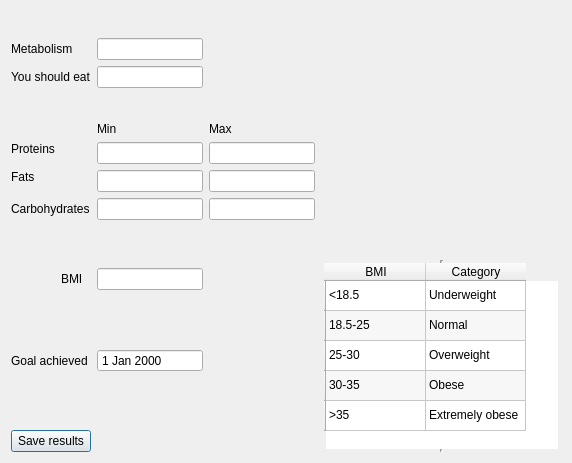
<?xml version="1.0" encoding="UTF-8"?>
<ui version="4.0">
 <class>Results</class>
 <widget class="QDialog" name="Results">
  <property name="geometry">
   <rect>
    <x>0</x>
    <y>0</y>
    <width>572</width>
    <height>463</height>
   </rect>
  </property>
  <property name="windowTitle">
   <string>BMR BMI Results</string>
  </property>
  <layout class="QGridLayout" name="gridLayout">
   <item row="0" column="1" colspan="3">
    <spacer name="verticalSpacer_6">
     <property name="orientation">
      <enum>Qt::Vertical</enum>
     </property>
     <property name="sizeHint" stdset="0">
      <size>
       <width>208</width>
       <height>21</height>
      </size>
     </property>
    </spacer>
   </item>
   <item row="0" column="4" rowspan="11">
    <widget class="QLabel" name="label_image">
     <property name="text">
      <string/>
     </property>
    </widget>
   </item>
   <item row="1" column="0" colspan="2">
    <widget class="QLabel" name="label">
     <property name="text">
      <string>Metabolism</string>
     </property>
    </widget>
   </item>
   <item row="1" column="2">
    <widget class="QLineEdit" name="line_meta">
     <property name="readOnly">
      <bool>true</bool>
     </property>
    </widget>
   </item>
   <item row="1" column="3">
    <spacer name="horizontalSpacer">
     <property name="orientation">
      <enum>Qt::Horizontal</enum>
     </property>
     <property name="sizeHint" stdset="0">
      <size>
       <width>50</width>
       <height>20</height>
      </size>
     </property>
    </spacer>
   </item>
   <item row="2" column="0" colspan="2">
    <widget class="QLabel" name="label_2">
     <property name="text">
      <string>You should eat</string>
     </property>
    </widget>
   </item>
   <item row="2" column="2">
    <widget class="QLineEdit" name="line_sum">
     <property name="readOnly">
      <bool>true</bool>
     </property>
    </widget>
   </item>
   <item row="2" column="3">
    <spacer name="horizontalSpacer_2">
     <property name="orientation">
      <enum>Qt::Horizontal</enum>
     </property>
     <property name="sizeHint" stdset="0">
      <size>
       <width>50</width>
       <height>20</height>
      </size>
     </property>
    </spacer>
   </item>
   <item row="3" column="1" colspan="3">
    <spacer name="verticalSpacer_5">
     <property name="orientation">
      <enum>Qt::Vertical</enum>
     </property>
     <property name="sizeHint" stdset="0">
      <size>
       <width>208</width>
       <height>22</height>
      </size>
     </property>
    </spacer>
   </item>
   <item row="4" column="2">
    <widget class="QLabel" name="label_9">
     <property name="text">
      <string>Min</string>
     </property>
    </widget>
   </item>
   <item row="4" column="3">
    <widget class="QLabel" name="label_8">
     <property name="text">
      <string>Max</string>
     </property>
    </widget>
   </item>
   <item row="5" column="0">
    <widget class="QLabel" name="label_3">
     <property name="text">
      <string>Proteins</string>
     </property>
    </widget>
   </item>
   <item row="5" column="2" rowspan="2">
    <widget class="QLineEdit" name="line_protein">
     <property name="readOnly">
      <bool>true</bool>
     </property>
    </widget>
   </item>
   <item row="5" column="3" rowspan="2">
    <widget class="QLineEdit" name="line_protein2"/>
   </item>
   <item row="6" column="0" rowspan="2">
    <widget class="QLabel" name="label_4">
     <property name="text">
      <string>Fats</string>
     </property>
    </widget>
   </item>
   <item row="7" column="2">
    <widget class="QLineEdit" name="line_fat">
     <property name="readOnly">
      <bool>true</bool>
     </property>
    </widget>
   </item>
   <item row="7" column="3">
    <widget class="QLineEdit" name="line_fat2"/>
   </item>
   <item row="8" column="0" colspan="2">
    <widget class="QLabel" name="label_5">
     <property name="text">
      <string>Carbohydrates</string>
     </property>
    </widget>
   </item>
   <item row="8" column="2">
    <widget class="QLineEdit" name="line_carbs">
     <property name="readOnly">
      <bool>true</bool>
     </property>
    </widget>
   </item>
   <item row="8" column="3">
    <widget class="QLineEdit" name="line_carbs2"/>
   </item>
   <item row="9" column="1" colspan="3">
    <spacer name="verticalSpacer_8">
     <property name="orientation">
      <enum>Qt::Vertical</enum>
     </property>
     <property name="sizeHint" stdset="0">
      <size>
       <width>208</width>
       <height>11</height>
      </size>
     </property>
    </spacer>
   </item>
   <item row="10" column="1" rowspan="2" colspan="3">
    <spacer name="verticalSpacer_7">
     <property name="orientation">
      <enum>Qt::Vertical</enum>
     </property>
     <property name="sizeHint" stdset="0">
      <size>
       <width>208</width>
       <height>11</height>
      </size>
     </property>
    </spacer>
   </item>
   <item row="11" column="4" rowspan="6">
    <widget class="QTableWidget" name="table_bmi">
     <property name="sizePolicy">
      <sizepolicy hsizetype="Preferred" vsizetype="Fixed">
       <horstretch>0</horstretch>
       <verstretch>0</verstretch>
      </sizepolicy>
     </property>
     <property name="minimumSize">
      <size>
       <width>240</width>
       <height>0</height>
      </size>
     </property>
     <property name="maximumSize">
      <size>
       <width>240</width>
       <height>16777215</height>
      </size>
     </property>
     <property name="autoFillBackground">
      <bool>true</bool>
     </property>
     <property name="frameShape">
      <enum>QFrame::VLine</enum>
     </property>
     <property name="frameShadow">
      <enum>QFrame::Sunken</enum>
     </property>
     <property name="midLineWidth">
      <number>1</number>
     </property>
     <property name="editTriggers">
      <set>QAbstractItemView::NoEditTriggers</set>
     </property>
     <property name="alternatingRowColors">
      <bool>true</bool>
     </property>
     <property name="cornerButtonEnabled">
      <bool>true</bool>
     </property>
     <row>
      <property name="text">
       <string/>
      </property>
     </row>
     <row>
      <property name="text">
       <string/>
      </property>
     </row>
     <row>
      <property name="text">
       <string/>
      </property>
     </row>
     <row>
      <property name="text">
       <string/>
      </property>
     </row>
     <row>
      <property name="text">
       <string/>
      </property>
     </row>
     <column>
      <property name="text">
       <string>BMI</string>
      </property>
     </column>
     <column>
      <property name="text">
       <string>Category</string>
      </property>
     </column>
     <item row="0" column="0">
      <property name="text">
       <string>&lt;18.5</string>
      </property>
     </item>
     <item row="0" column="1">
      <property name="text">
       <string>Underweight</string>
      </property>
     </item>
     <item row="1" column="0">
      <property name="text">
       <string>18.5-25</string>
      </property>
     </item>
     <item row="1" column="1">
      <property name="text">
       <string>Normal</string>
      </property>
     </item>
     <item row="2" column="0">
      <property name="text">
       <string>25-30</string>
      </property>
     </item>
     <item row="2" column="1">
      <property name="text">
       <string>Overweight</string>
      </property>
     </item>
     <item row="3" column="0">
      <property name="text">
       <string>30-35</string>
      </property>
     </item>
     <item row="3" column="1">
      <property name="text">
       <string>Obese</string>
      </property>
     </item>
     <item row="4" column="0">
      <property name="text">
       <string>&gt;35</string>
      </property>
     </item>
     <item row="4" column="1">
      <property name="text">
       <string>Extremely obese</string>
      </property>
     </item>
    </widget>
   </item>
   <item row="12" column="1">
    <widget class="QLabel" name="label_7">
     <property name="text">
      <string>BMI</string>
     </property>
    </widget>
   </item>
   <item row="12" column="2">
    <widget class="QLineEdit" name="line_bmi">
     <property name="readOnly">
      <bool>true</bool>
     </property>
    </widget>
   </item>
   <item row="12" column="3">
    <spacer name="horizontalSpacer_3">
     <property name="orientation">
      <enum>Qt::Horizontal</enum>
     </property>
     <property name="sizeHint" stdset="0">
      <size>
       <width>79</width>
       <height>20</height>
      </size>
     </property>
    </spacer>
   </item>
   <item row="13" column="1" colspan="3">
    <spacer name="verticalSpacer_4">
     <property name="orientation">
      <enum>Qt::Vertical</enum>
     </property>
     <property name="sizeHint" stdset="0">
      <size>
       <width>208</width>
       <height>25</height>
      </size>
     </property>
    </spacer>
   </item>
   <item row="14" column="0" colspan="2">
    <widget class="QLabel" name="label_6">
     <property name="text">
      <string>Goal achieved</string>
     </property>
    </widget>
   </item>
   <item row="14" column="2">
    <widget class="QDateEdit" name="date_goal">
     <property name="readOnly">
      <bool>true</bool>
     </property>
     <property name="buttonSymbols">
      <enum>QAbstractSpinBox::NoButtons</enum>
     </property>
    </widget>
   </item>
   <item row="15" column="1" colspan="3">
    <spacer name="verticalSpacer_3">
     <property name="orientation">
      <enum>Qt::Vertical</enum>
     </property>
     <property name="sizeHint" stdset="0">
      <size>
       <width>208</width>
       <height>23</height>
      </size>
     </property>
    </spacer>
   </item>
   <item row="16" column="0" colspan="2">
    <widget class="QPushButton" name="button_save">
     <property name="text">
      <string>Save results</string>
     </property>
    </widget>
   </item>
  </layout>
 </widget>
 <tabstops>
  <tabstop>line_meta</tabstop>
  <tabstop>line_sum</tabstop>
  <tabstop>line_protein</tabstop>
  <tabstop>line_protein2</tabstop>
  <tabstop>line_fat</tabstop>
  <tabstop>line_fat2</tabstop>
  <tabstop>line_carbs</tabstop>
  <tabstop>line_carbs2</tabstop>
  <tabstop>line_bmi</tabstop>
  <tabstop>date_goal</tabstop>
  <tabstop>button_save</tabstop>
  <tabstop>table_bmi</tabstop>
 </tabstops>
 <resources/>
 <connections/>
</ui>
